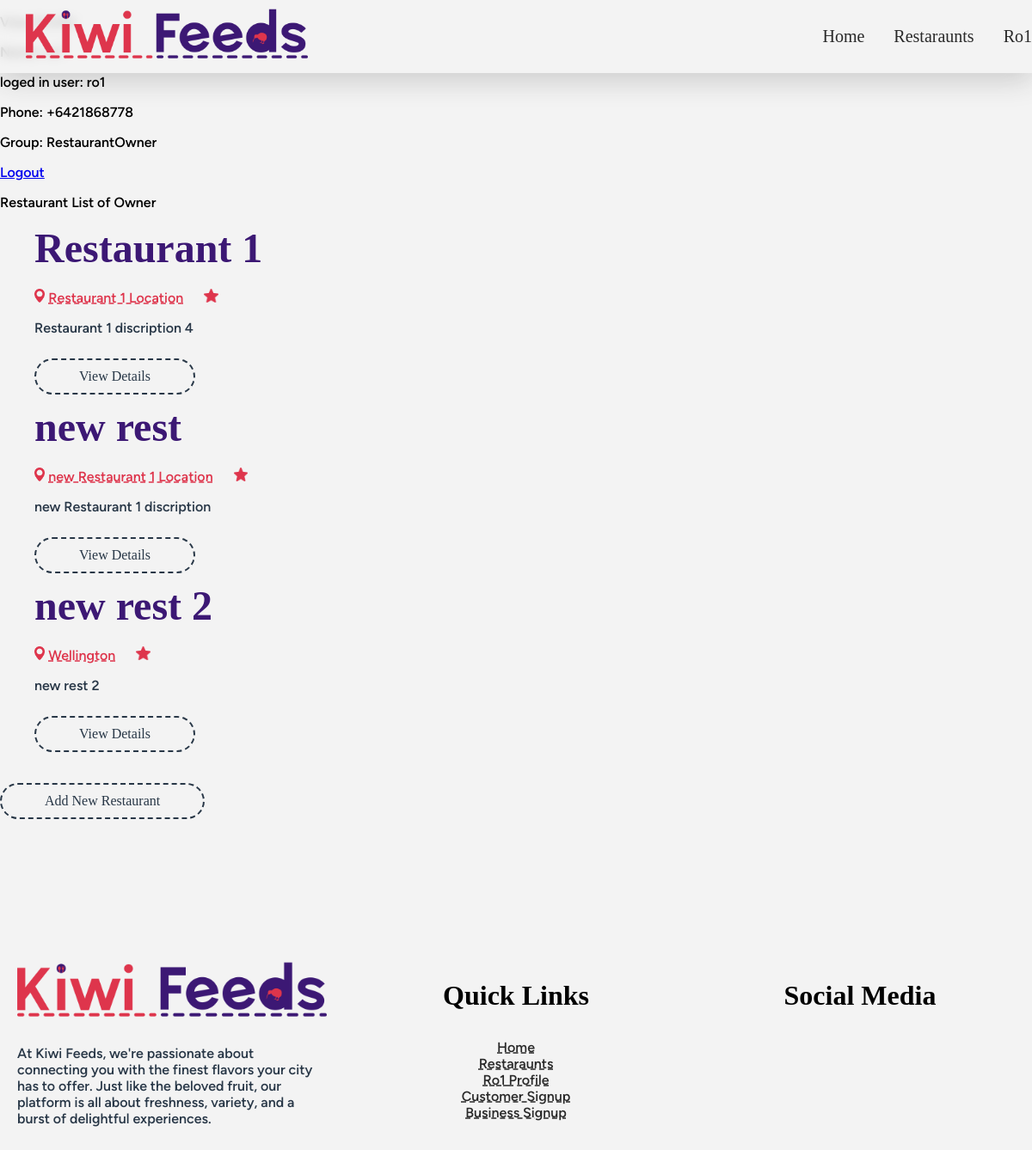
The page /user/1/ (signed in) on the database as committed earlier.
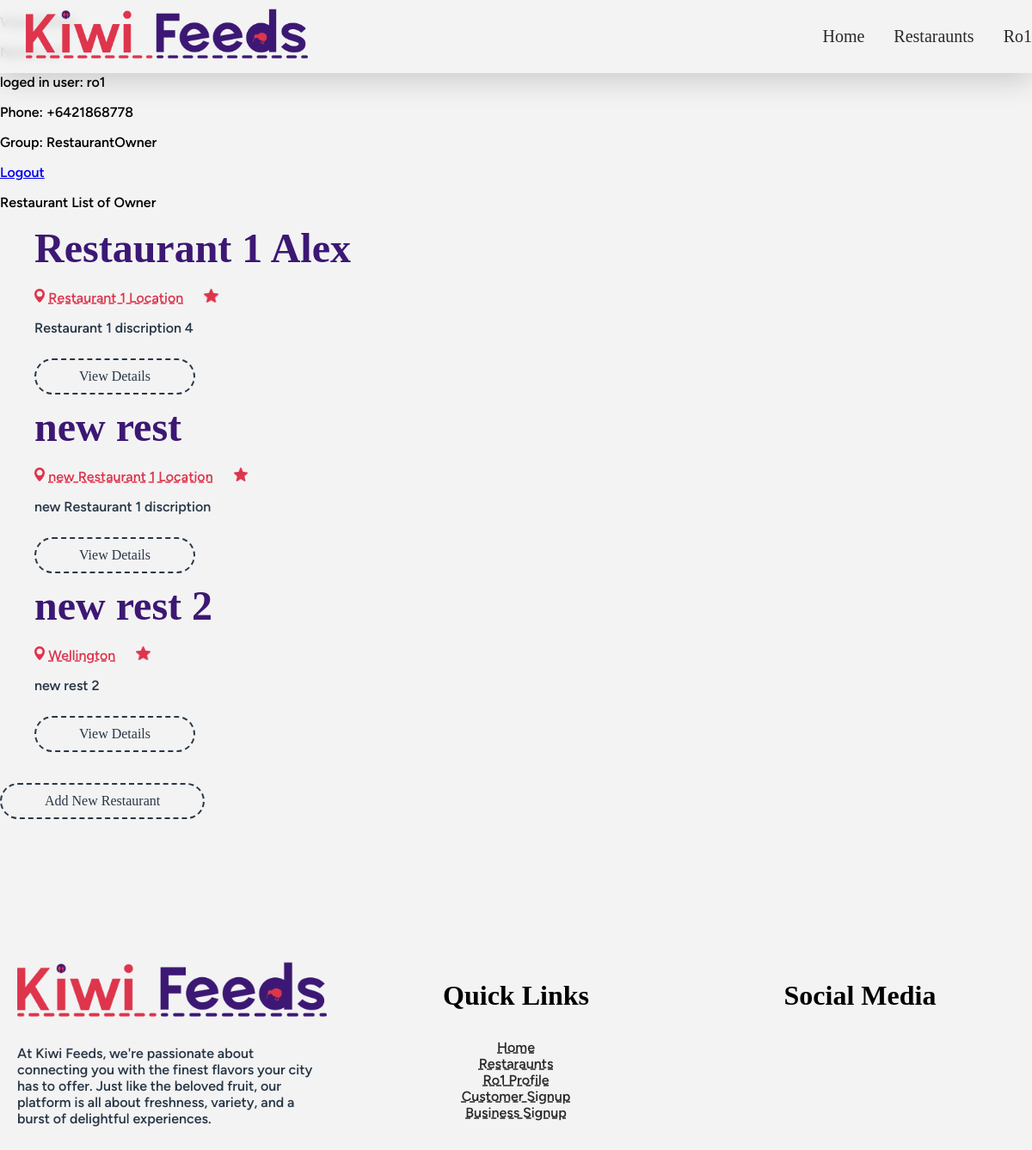
The same page on the database as committed later.
### app_restaurants/models.py (models this page shows, shortened)
class Restaurant(models.Model):
    restaurant_name = models.CharField(max_length=255)
    restaurant_description = models.CharField(max_length=255)
    restaurant_location = models.CharField(max_length=255)
    restaurant_owner = models.ForeignKey('app_user.UserProfile',on_delete=models.PROTECT, related_name='restaurant_owner_user',null=True,blank=True)

### app_user/views.py (the view)
# urls.py: path("<int:pk>/", UserProfileView.as_view(), name="profile-page"),
class UserProfileView(LoginRequiredMixin, DetailView):
    model = UserProfile
    context_object_name = 'this_user'
    fields = ['profile_picture', 'phone_number', 'address']
    template_name = 'app_user/user_profile_page.html'
    def get_object(self, queryset=None):
        return self.request.user.userprofile

### app_user/models.py (called while the page is built)
    @property
    def user_group(self):
        groups = self.this_user.groups.all()
        return ', '.join([group.name for group in groups])

### app_user/templatetags/custom_tags.py (called while the page is built)
@register.filter(name='user_belongs_to_group')
def user_belongs_to_group(user, group_name):
    return user.groups.filter(name=group_name).exists()

### templates/app_user/user_profile_page.html
{% extends 'base/base.html' %}
{% load static %}
{% load custom_tags %}
{% block content %}
    <p class='flex flex-col gap-5'>View Profile
        <p>Name: {{this_user.this_user.username}}</p>
        <p>loged in user: {{ request.user.username }}</p>
        <p>Phone: {{this_user.phone_number}}</p>
        <p>Group: {{this_user.user_group}}</p>
        <a class='bg-sky-200 px-4 py-2 my-15' href="{% url 'logout'  %}">Logout</a>
    </p>
    {% if user|user_belongs_to_group:'RestaurantOwner' %}
        <p>Restaurant List of Owner  </p>
        {% with restaurant_list=this_user.restaurant_owner_user.all %}
            {% include 'components/restaurant_list_card.html' %}
        {% endwith %}
        <a href="{% url 'create-restaurant' %}" class="btn btn-dark">Add New Restaurant</a>
    {% endif %}
{% endblock %}

### templates/components/restaurant_list_card.html (shortened to what this page needs)
{% load static %}
{% load custom_tags %}
{% block content %}
{% if restaurant_list %}
    <ul class='flex flex-col gap-4'>
        {% for restaurant in restaurant_list %}
        <div class="list-wrap">
            <li>
                <h2 class="r-title">{{ restaurant.restaurant_name}}</h2>
                <div class="info-wrap-list">
                    <img class="icon" src="{% static 'images/icons/location-pin.png' %}">
                    <a href="https://www.google.com/maps/place/{{restaurant.restaurant_location}}" target="_blank" class="t-link r-info-text">{{restaurant.restaurant_location}}</a>
                    <img class="icon" src="{% static 'images/icons/star.png' %}">
                </div>
                <p class="text">{{restaurant.restaurant_description}}</p>
                <div class="button-wrap">
                    <a href="{% url 'restaurant-details' restaurant_id=restaurant.id %}" class="btn btn-dark">View Details</a>
                </div>
            </li>
        </div>
        {% endfor %}
    </ul>
    {% else %}
        <p> Restaurant not available</p>
    {% endif %}
    {% endblock %}

Rows that differ between the two databases and show on the page:
changed Restaurant "Restaurant 1 Location": restaurant_name "Restaurant 1" → "Restaurant 1 Alex"
